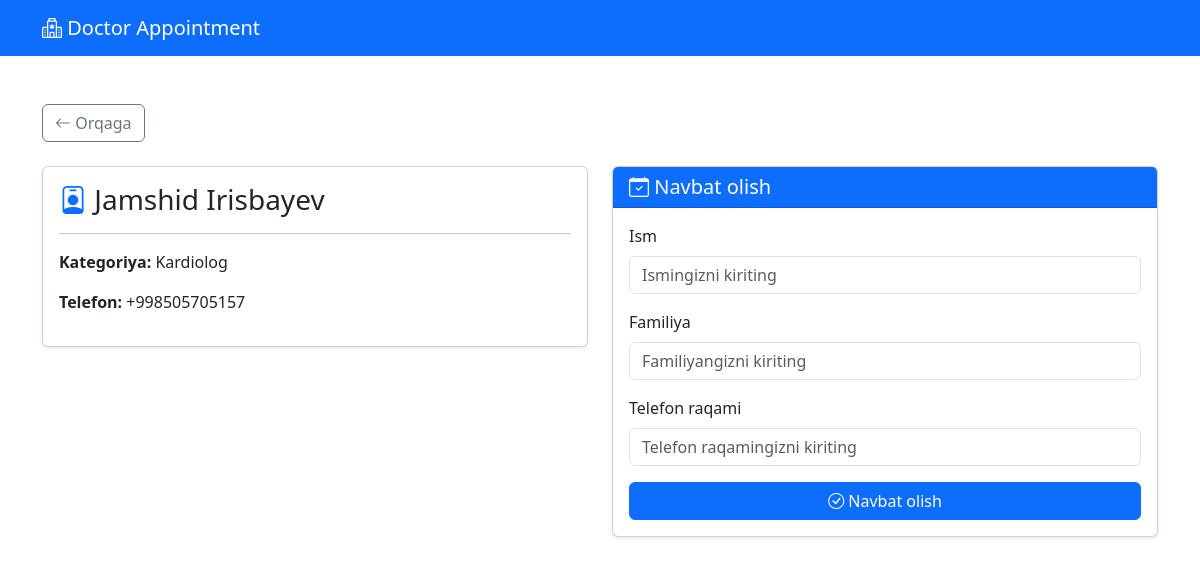
Page /doctor/1/ on the committed database.
### booking/models.py (models this page shows, shortened)
class Doctor(models.Model):
    first_name = models.CharField(max_length=100, verbose_name="Ism")
    last_name = models.CharField(max_length=100, verbose_name="Familiya")
    category = models.ForeignKey(
        Category,
        on_delete=models.CASCADE,
        related_name="doctors",
        verbose_name="Kategoriya",
    )
    phone = models.CharField(
        max_length=20,
        validators=[
            RegexValidator(
                regex=r"^\+?1?\d{9,15}$",
                message="Telefon raqami to'g'ri formatda bo'lishi kerak.",
            )
        ],
        verbose_name="Telefon raqami",
    )
    created_at = models.DateTimeField(auto_now_add=True)
    updated_at = models.DateTimeField(auto_now=True)
    class Meta:
        verbose_name = "Shifokor"
        verbose_name_plural = "Shifokorlar"
        ordering = ["last_name", "first_name"]
    @property
    def full_name(self):
        return f"{self.first_name} {self.last_name}"

class Category(models.Model):
    name = models.CharField(max_length=200, verbose_name="Kategoriya nomi")
    description = models.TextField(blank=True, verbose_name="Tavsif")
    created_at = models.DateTimeField(auto_now_add=True)
    updated_at = models.DateTimeField(auto_now=True)
    class Meta:
        verbose_name = "Kategoriya"
        verbose_name_plural = "Kategoriyalar"
        ordering = ["name"]

### booking/views.py (the view)
# urls.py: path('doctor/<int:doctor_id>/', views.doctor_detail, name='doctor_detail'),
def doctor_detail(request, doctor_id):
    doctor = get_object_or_404(Doctor, id=doctor_id)
    if request.method == 'POST':
        form = AppointmentForm(request.POST)
        if form.is_valid():
            today = timezone.now().date()
            today_appointments = Appointment.objects.filter(
                doctor=doctor,
                created_at__date=today
            )
            if today_appointments.exists():
                max_queue = today_appointments.aggregate(
                    max_queue=Max('queue_number')
                )['max_queue'] or 0
                queue_number = max_queue + 1
            else:
                queue_number = 1
            appointment = form.save(commit=False)
            appointment.doctor = doctor
            appointment.queue_number = queue_number
            appointment.save()
            generate_qr_code(appointment)
            return redirect('booking:appointment_success', appointment_id=appointment.id)
    else:
        form = AppointmentForm()
    return render(request, 'booking/doctor_detail.html', {
        'doctor': doctor,
        'form': form
    })

### booking/forms.py
class AppointmentForm(forms.ModelForm):
    class Meta:
        model = Appointment
        fields = ['patient_first_name', 'patient_last_name', 'patient_phone']
        widgets = {
            'patient_first_name': forms.TextInput(attrs={
                'class': 'form-control',
                'placeholder': 'Ismingizni kiriting'
            }),
            'patient_last_name': forms.TextInput(attrs={
                'class': 'form-control',
                'placeholder': 'Familiyangizni kiriting'
            }),
            'patient_phone': forms.TextInput(attrs={
                'class': 'form-control',
                'placeholder': 'Telefon raqamingizni kiriting'
            }),
        }
        labels = {
            'patient_first_name': 'Ism',
            'patient_last_name': 'Familiya',
            'patient_phone': 'Telefon raqami',
        }

### booking/templates/booking/doctor_detail.html (shortened to what this page needs)
<!DOCTYPE html>
<html lang="uz">
<head>
    <link href="https://cdn.jsdelivr.net/npm/bootstrap@5.3.0/dist/css/bootstrap.min.css" rel="stylesheet">
    <link rel="stylesheet" href="https://cdn.jsdelivr.net/npm/bootstrap-icons@1.11.0/font/bootstrap-icons.css">
</head>
<body>
    <nav class="navbar navbar-expand-lg navbar-dark bg-primary">
        <div class="container">
            <a class="navbar-brand" href="{% url 'booking:category_list' %}">
                <i class="bi bi-hospital"></i> Doctor Appointment
            </a>
        </div>
    </nav>
    <div class="container mt-5">
        <div class="mb-4">
            <a href="{% url 'booking:doctor_list' doctor.category.id %}" class="btn btn-outline-secondary">
                <i class="bi bi-arrow-left"></i> Orqaga
            </a>
        </div>
        <div class="row">
            <div class="col-md-6">
                <div class="card shadow-sm">
                    <div class="card-body">
                        <h3 class="card-title">
                            <i class="bi bi-person-badge text-primary"></i> {{ doctor.full_name }}
                        </h3>
                        <hr>
                        <p><strong>Kategoriya:</strong> {{ doctor.category.name }}</p>
                        <p><strong>Telefon:</strong> {{ doctor.phone }}</p>
                    </div>
                </div>
            </div>
            <div class="col-md-6">
                <div class="card shadow-sm">
                    <div class="card-header bg-primary text-white">
                        <h5 class="mb-0"><i class="bi bi-calendar-check"></i> Navbat olish</h5>
                    </div>
                    <div class="card-body">
                        <form method="post">
                            <div class="mb-3">
                                <label for="{{ form.patient_first_name.id_for_label }}" class="form-label">
                                    {{ form.patient_first_name.label }}
                                </label>
                                {{ form.patient_first_name }}
                            </div>
                            <div class="mb-3">
                                <label for="{{ form.patient_last_name.id_for_label }}" class="form-label">
                                    {{ form.patient_last_name.label }}
                                </label>
                                {{ form.patient_last_name }}
                            </div>
                            <div class="mb-3">
                                <label for="{{ form.patient_phone.id_for_label }}" class="form-label">
                                    {{ form.patient_phone.label }}
                                </label>
                                {{ form.patient_phone }}
                            </div>
                            <button type="submit" class="btn btn-primary w-100">
                                <i class="bi bi-check-circle"></i> Navbat olish
                            </button>
                        </form>
                    </div>
                </div>
            </div>
        </div>
    </div>
</body>
</html>

### rows in the picture
Doctor: full_name "Jamshid Irisbayev", category.name "Kardiolog", phone "+998505705157"
